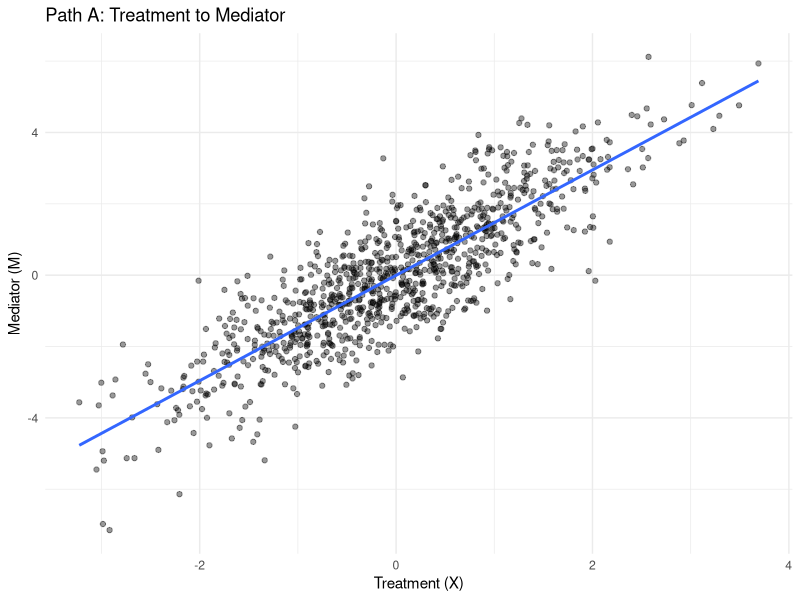
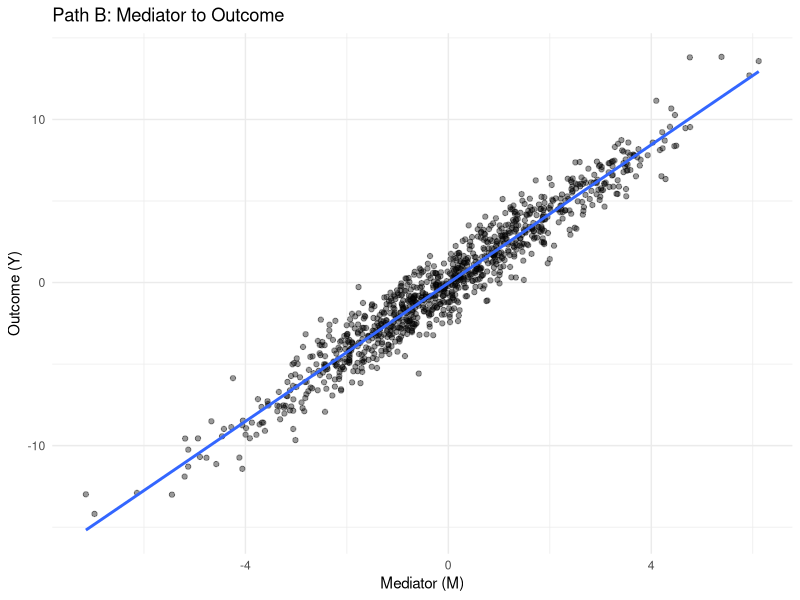

The R source for these figures, in order:
## ---- chunk 1
knitr::opts_chunk$set(echo = TRUE, warning = FALSE, message = FALSE)
library(dplyr)
library(ggplot2)
## ---- chunk 2
set.seed(42)
n <- 1000

U <- rnorm(n)                # Unobserved confounder
X <- 0.5 * U + rnorm(n)      # Treatment influenced by U
M <- 1.5 * X + rnorm(n)      # Mediator influenced by X
Y <- 2 * M + 0.5 * U + rnorm(n)  # Outcome influenced by M and U

df <- data.frame(X, M, Y)
head(df)
## ---- chunk 3
naive_model <- lm(Y ~ X, data = df)
summary(naive_model)
## ---- chunk 4
model_M_X <- lm(M ~ X, data = df)
model_Y_M <- lm(Y ~ M, data = df)

beta_M_X <- coef(model_M_X)["X"]
beta_Y_M <- coef(model_Y_M)["M"]

frontdoor_effect <- beta_M_X * beta_Y_M
cat("Estimated Front-door Effect:", round(frontdoor_effect, 2))
## ---- chunk 5
ggplot(df, aes(x = X, y = M)) +
  geom_point(alpha = 0.4) +
  geom_smooth(method = "lm", se = FALSE) +
  labs(title = "Path A: Treatment to Mediator", x = "Treatment (X)", y = "Mediator (M)") +
  theme_minimal()
## ---- chunk 6
ggplot(df, aes(x = M, y = Y)) +
  geom_point(alpha = 0.4) +
  geom_smooth(method = "lm", se = FALSE) +
  labs(title = "Path B: Mediator to Outcome", x = "Mediator (M)", y = "Outcome (Y)") +
  theme_minimal()
